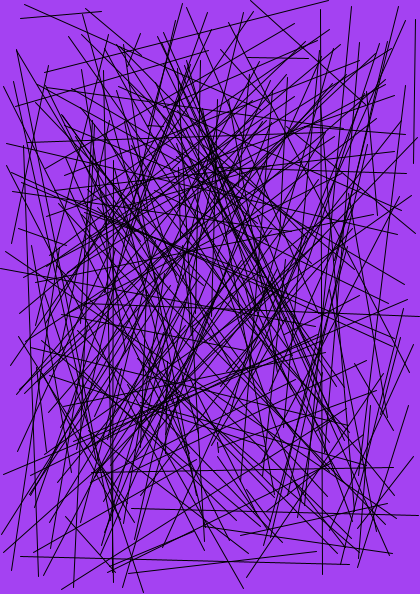
Frame 1 (no input)
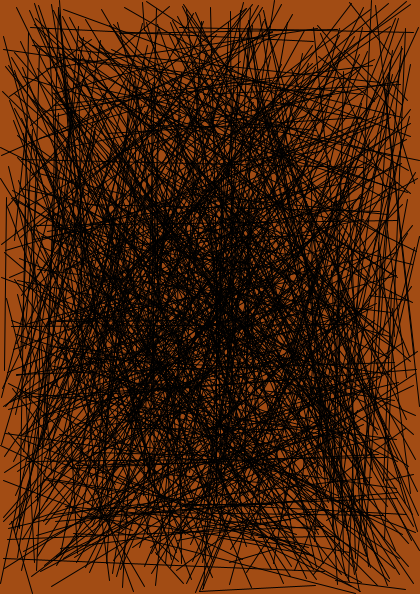
Frame 2 (the mouse pressed at the canvas centre, redrawn once)

The Processing sketch that drew these frames (run headless with seeded random() and noise(); the mouse was pressed at the canvas centre and the sketch redrawn once):

// Processing sketch: Exercise_2
// ── Exercise_2.pde
// Generative Art Workshop: https://www.meetup.com/en-AU/Delft-Developers-Designers/events/261482407/
// October 2019, Tim van den Bosch and Freek de Bruijn
// Exercise 2: random colors and lines.


// Setup with one-time initialization. (This function is called by Processing when it starts the program.)
void setup() {
  // Set the size of our artwork (width, height in pixels). We use the same ratio as A4 paper (210 x 297 mm).
  size(420, 594);

  // Prevent the draw function below to be called continuously. For this program, the draw function will be called
  // whenever the user presses a mouse button.
  noLoop(); 
}

// Draw instructions to update the screen. (This function is called by Processing when redraw is called, see the
// mousePressed function below.)
void draw() {
  // Pick random values to select a random background color.
  int redPart = int(random(255));
  int greenPart = int(random(255));
  int bluePart = int(random(255));
  background(redPart, greenPart, bluePart);

  // Pick a random number of lines to draw (from 10 up to 1,000).
  int lineCount = int(random(10, 1000));

  // Repeat the following block for each line we want to draw (lineCount times).
  for (int lineIndex = 0; lineIndex < lineCount; lineIndex++) {
    // Pick two random points on the display window to form a random line.
    float x1 = random(0, width);
    float y1 = random(0, height);
    float x2 = random(0, width);
    float y2 = random(0, height);

    // Draw a line between the two random points.
    line(x1, y1, x2, y2);
  } 
}

// Handle a mouse button that was pressed by the user.
void mousePressed() {
  // Calling the redraw function makes sure the draw function above is called once.
  redraw();
}
